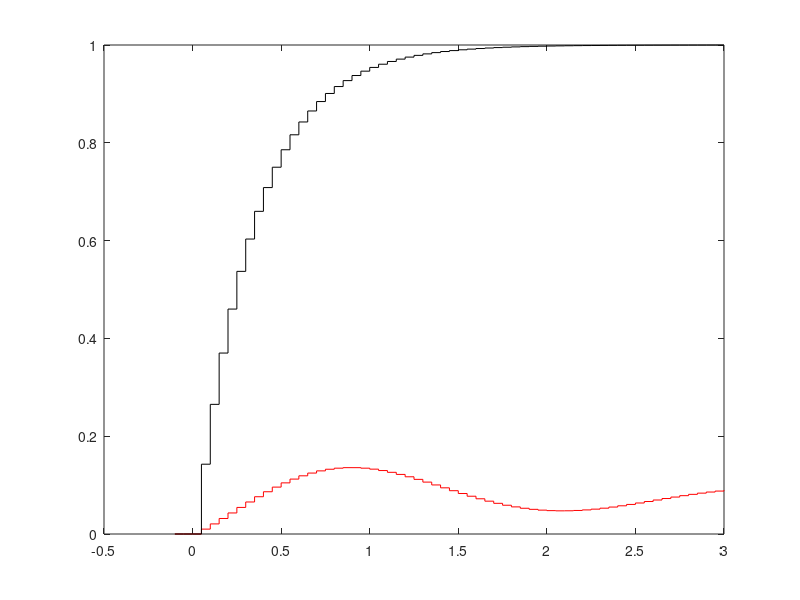
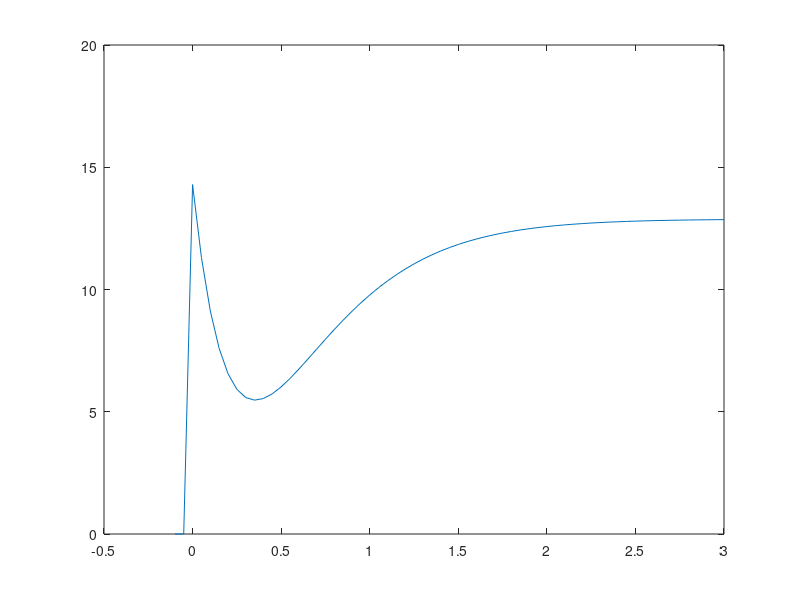

MATLAB code to generate these figures, in order:
p=0.86;
tfinal=3;
T = 0.05;

b2 = 0;
b1 = 0.002296;
b0 = 0.002288;
a1= -1.952;
a0 = 0.9902;


%custom

a1 = -1.92894;
a0 = 0.946607;
b1 = 0.00998879;
b0 = -0.00861729;

KF = ((1-p)^2)/(b1+b0)
fb2 = KF;
fb1 = a1*KF;
fb0= a0*KF;
fa1 = -2*p;
fa0 = p^2;

tvec=[-2*T:T:tfinal];
N=length(tvec);
r=ones(1,N);
r(1)=0;
r(2)=0;
u=zeros(1,N);
y=zeros(1,N);
yunc=zeros(1,N);

for k=1:N-2
    yunc(k+2) = -a1*yunc(k+1)-a0*yunc(k)+b2*r(k+2)+b1*r(k+1)+b0*r(k);
    u(k+2) = -fa1*u(k+1)-fa0*u(k) + fb2*r(k+2) + fb1*r(k+1)+fb0*r(k);
    y(k+2) = -a1*y(k+1)-a0*y(k)+b2*u(k+2)+b1*u(k+1)+b0*u(k);
end

figure(1)
stairs(tvec,yunc,'r')
hold on
stairs(tvec,y,'k')
hold off

figure(2)
plot(tvec,u)
